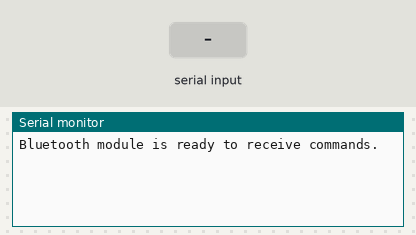
Bench run of a sketch on a simulated Arduino Uno, built with avr-gcc and run on an emulated ATmega328P. Shown: the last lines printed to the serial monitor. The test bench sets the inputs (shaded band).

Above: at 1.2 s.
1.3 s: "1\n" received over the second serial link
At 2.5 s:
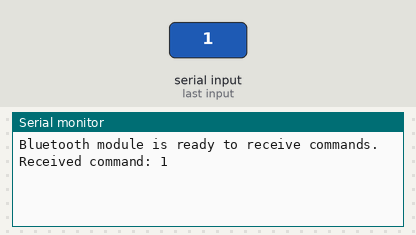
2.8 s: "0\n" received over the second serial link
At 3.8 s:
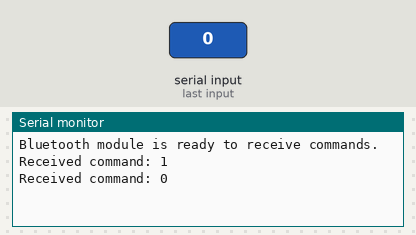
4.3 s: "2\n" received over the second serial link
At 4.9 s:
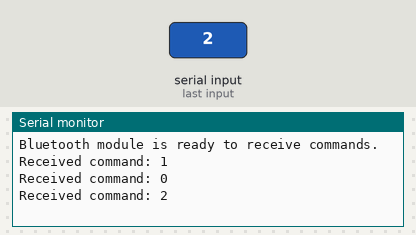

The sketch:

sketch_aug03b.ino
```cpp
#include <SoftwareSerial.h>

// Create a new software serial port on pins 10 (RX) and 11 (TX)
SoftwareSerial BTSerial(6, 5); // RX, TX

void setup() {
  // Initialize serial communication at 9600 baud rate for Serial Monitor
  Serial.begin(9600);

  // Initialize serial communication at 9600 baud rate for Bluetooth module
  BTSerial.begin(9600);

  // Print a message to the Serial Monitor
  Serial.println("Bluetooth module is ready to receive commands.");
}

void loop() {
  // Check if data is available from the Bluetooth module
  if (BTSerial.available()) {
    // Read the incoming data from the Bluetooth module
    String command = BTSerial.readStringUntil('\n');

    // Print the received command to the Serial Monitor
    Serial.print("Received command: ");
    Serial.println(command);
  }
}
```

Measured:
- after the input at 1.3 s, the serial monitor: prints a new line at once (image 1)
- after the input at 2.8 s, the serial monitor: prints a new line at once (image 2)
- after the input at 4.3 s, the serial monitor: prints a new line at once (image 3)
